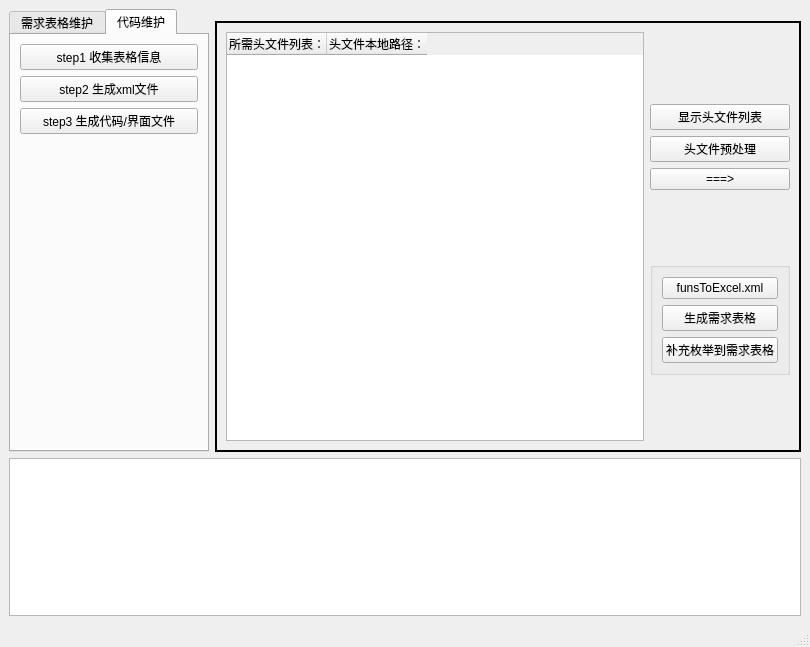
<?xml version="1.0" encoding="UTF-8"?>
<ui version="4.0">
 <class>MainWindow</class>
 <widget class="QMainWindow" name="MainWindow">
  <property name="geometry">
   <rect>
    <x>0</x>
    <y>0</y>
    <width>810</width>
    <height>647</height>
   </rect>
  </property>
  <property name="windowTitle">
   <string>MainWindow</string>
  </property>
  <widget class="QWidget" name="centralwidget">
   <layout class="QGridLayout" name="gridLayout_15">
    <item row="0" column="0" rowspan="3">
     <widget class="QTabWidget" name="opstype_qtw">
      <property name="minimumSize">
       <size>
        <width>200</width>
        <height>0</height>
       </size>
      </property>
      <property name="maximumSize">
       <size>
        <width>250</width>
        <height>16777215</height>
       </size>
      </property>
      <property name="currentIndex">
       <number>1</number>
      </property>
      <widget class="QWidget" name="tab">
       <attribute name="title">
        <string>需求表格维护</string>
       </attribute>
       <layout class="QGridLayout" name="gridLayout_11">
        <item row="2" column="0">
         <spacer name="verticalSpacer_7">
          <property name="orientation">
           <enum>Qt::Vertical</enum>
          </property>
          <property name="sizeHint" stdset="0">
           <size>
            <width>20</width>
            <height>371</height>
           </size>
          </property>
         </spacer>
        </item>
        <item row="0" column="0">
         <widget class="QPushButton" name="updateexcel_qpb">
          <property name="text">
           <string>1需求表格更新</string>
          </property>
          <property name="checkable">
           <bool>true</bool>
          </property>
         </widget>
        </item>
        <item row="1" column="0">
         <widget class="QPushButton" name="checkexcel_qpb">
          <property name="text">
           <string>2需求表格检查</string>
          </property>
          <property name="checkable">
           <bool>true</bool>
          </property>
          <property name="checked">
           <bool>false</bool>
          </property>
         </widget>
        </item>
       </layout>
      </widget>
      <widget class="QWidget" name="tab_3">
       <attribute name="title">
        <string>代码维护</string>
       </attribute>
       <layout class="QGridLayout" name="gridLayout_8">
        <item row="0" column="0">
         <layout class="QGridLayout" name="gridLayout_9">
          <item row="3" column="0">
           <widget class="QPushButton" name="step3_qtb">
            <property name="text">
             <string>step3 生成代码/界面文件</string>
            </property>
            <property name="checkable">
             <bool>true</bool>
            </property>
           </widget>
          </item>
          <item row="2" column="0">
           <widget class="QPushButton" name="step2_qtb">
            <property name="enabled">
             <bool>true</bool>
            </property>
            <property name="text">
             <string>step2 生成xml文件</string>
            </property>
            <property name="checkable">
             <bool>true</bool>
            </property>
           </widget>
          </item>
          <item row="1" column="0">
           <widget class="QPushButton" name="step1_qtb">
            <property name="text">
             <string>step1 收集表格信息</string>
            </property>
            <property name="checkable">
             <bool>true</bool>
            </property>
           </widget>
          </item>
         </layout>
        </item>
        <item row="1" column="0">
         <spacer name="verticalSpacer">
          <property name="orientation">
           <enum>Qt::Vertical</enum>
          </property>
          <property name="sizeHint" stdset="0">
           <size>
            <width>17</width>
            <height>172</height>
           </size>
          </property>
         </spacer>
        </item>
       </layout>
      </widget>
     </widget>
    </item>
    <item row="2" column="1" colspan="2">
     <widget class="QStackedWidget" name="stackedWidget">
      <property name="frameShape">
       <enum>QFrame::WinPanel</enum>
      </property>
      <property name="currentIndex">
       <number>4</number>
      </property>
      <widget class="QWidget" name="page_6">
       <layout class="QGridLayout" name="gridLayout_17">
        <item row="0" column="0">
         <widget class="QTextEdit" name="textEdit">
          <property name="html">
           <string>&lt;!DOCTYPE HTML PUBLIC &quot;-//W3C//DTD HTML 4.0//EN&quot; &quot;http://www.w3.org/TR/REC-html40/strict.dtd&quot;&gt;
&lt;html&gt;&lt;head&gt;&lt;meta name=&quot;qrichtext&quot; content=&quot;1&quot; /&gt;&lt;style type=&quot;text/css&quot;&gt;
p, li { white-space: pre-wrap; }
&lt;/style&gt;&lt;/head&gt;&lt;body style=&quot; font-family:'SimSun'; font-size:9pt; font-weight:400; font-style:normal;&quot;&gt;
&lt;p style=&quot; margin-top:0px; margin-bottom:0px; margin-left:0px; margin-right:0px; -qt-block-indent:0; text-indent:0px;&quot;&gt;&lt;span style=&quot; font-size:14pt;&quot;&gt;需求表格维护导航页面：&lt;/span&gt;&lt;/p&gt;
&lt;p style=&quot; margin-top:0px; margin-bottom:0px; margin-left:0px; margin-right:0px; -qt-block-indent:0; text-indent:0px;&quot;&gt;&lt;span style=&quot; font-size:14pt;&quot;&gt;需求表格更新：&lt;/span&gt;&lt;/p&gt;
&lt;p style=&quot; margin-top:0px; margin-bottom:0px; margin-left:0px; margin-right:0px; -qt-block-indent:0; text-indent:0px;&quot;&gt;&lt;span style=&quot; font-size:14pt;&quot;&gt; 适用于第一次开发VTXX页面时，创建需求表格。&lt;/span&gt;&lt;/p&gt;
&lt;p style=&quot; margin-top:0px; margin-bottom:0px; margin-left:0px; margin-right:0px; -qt-block-indent:0; text-indent:0px;&quot;&gt;&lt;span style=&quot; font-size:14pt;&quot;&gt; 当有接口变更时，用于需求表格更新。&lt;/span&gt;&lt;/p&gt;
&lt;p style=&quot;-qt-paragraph-type:empty; margin-top:0px; margin-bottom:0px; margin-left:0px; margin-right:0px; -qt-block-indent:0; text-indent:0px; font-size:14pt;&quot;&gt;&lt;br /&gt;&lt;/p&gt;
&lt;p style=&quot; margin-top:0px; margin-bottom:0px; margin-left:0px; margin-right:0px; -qt-block-indent:0; text-indent:0px;&quot;&gt;&lt;span style=&quot; font-size:14pt;&quot;&gt;需求表格检查：&lt;/span&gt;&lt;/p&gt;
&lt;p style=&quot; margin-top:0px; margin-bottom:0px; margin-left:0px; margin-right:0px; -qt-block-indent:0; text-indent:0px;&quot;&gt;&lt;span style=&quot; font-size:14pt;&quot;&gt; 每次需求表格制作或更新完成时，对其格式进行检查。&lt;/span&gt;&lt;/p&gt;
&lt;p style=&quot;-qt-paragraph-type:empty; margin-top:0px; margin-bottom:0px; margin-left:0px; margin-right:0px; -qt-block-indent:0; text-indent:0px; font-size:14pt;&quot;&gt;&lt;br /&gt;&lt;/p&gt;
&lt;p style=&quot; margin-top:0px; margin-bottom:0px; margin-left:0px; margin-right:0px; -qt-block-indent:0; text-indent:0px;&quot;&gt;&lt;span style=&quot; font-size:14pt;&quot;&gt;代码维护导航页面：&lt;/span&gt;&lt;/p&gt;
&lt;p style=&quot; margin-top:0px; margin-bottom:0px; margin-left:0px; margin-right:0px; -qt-block-indent:0; text-indent:0px;&quot;&gt;&lt;span style=&quot; font-size:14pt;&quot;&gt; 适用于需求表格已经修改正确前提下，用来生成代码和界面文件的输入条件。&lt;/span&gt;&lt;/p&gt;&lt;/body&gt;&lt;/html&gt;</string>
          </property>
         </widget>
        </item>
       </layout>
      </widget>
      <widget class="QWidget" name="page_4">
       <layout class="QGridLayout" name="gridLayout_6">
        <item row="0" column="0" colspan="2">
         <layout class="QHBoxLayout" name="horizontalLayout">
          <item>
           <widget class="QLabel" name="label_5">
            <property name="text">
             <string>开发人员姓名</string>
            </property>
           </widget>
          </item>
          <item>
           <spacer name="horizontalSpacer_17">
            <property name="orientation">
             <enum>Qt::Horizontal</enum>
            </property>
            <property name="sizeHint" stdset="0">
             <size>
              <width>40</width>
              <height>20</height>
             </size>
            </property>
           </spacer>
          </item>
         </layout>
        </item>
        <item row="0" column="2" colspan="3">
         <widget class="QLineEdit" name="development_engineer_qle"/>
        </item>
        <item row="0" column="5" colspan="2">
         <layout class="QHBoxLayout" name="horizontalLayout_2">
          <item>
           <widget class="QLabel" name="label_6">
            <property name="text">
             <string>测试人员姓名</string>
            </property>
           </widget>
          </item>
          <item>
           <spacer name="horizontalSpacer_18">
            <property name="orientation">
             <enum>Qt::Horizontal</enum>
            </property>
            <property name="sizeHint" stdset="0">
             <size>
              <width>40</width>
              <height>20</height>
             </size>
            </property>
           </spacer>
          </item>
         </layout>
        </item>
        <item row="0" column="7">
         <widget class="QLineEdit" name="test_engineer_qle"/>
        </item>
        <item row="3" column="3" rowspan="2" colspan="3">
         <layout class="QFormLayout" name="formLayout">
          <property name="fieldGrowthPolicy">
           <enum>QFormLayout::AllNonFixedFieldsGrow</enum>
          </property>
          <item row="2" column="0" colspan="2">
           <widget class="QLineEdit" name="addPageName_qle">
            <property name="minimumSize">
             <size>
              <width>85</width>
              <height>0</height>
             </size>
            </property>
           </widget>
          </item>
          <item row="3" column="0" colspan="2">
           <widget class="QPushButton" name="addOtherPage_qpb">
            <property name="text">
             <string>Add Page&gt;&gt;&gt;</string>
            </property>
           </widget>
          </item>
          <item row="4" column="0" colspan="2">
           <spacer name="verticalSpacer_2">
            <property name="orientation">
             <enum>Qt::Vertical</enum>
            </property>
            <property name="sizeHint" stdset="0">
             <size>
              <width>20</width>
              <height>40</height>
             </size>
            </property>
           </spacer>
          </item>
          <item row="5" column="0" colspan="2">
           <widget class="QToolButton" name="importToTreeWidegt_qpb">
            <property name="sizePolicy">
             <sizepolicy hsizetype="Minimum" vsizetype="Fixed">
              <horstretch>0</horstretch>
              <verstretch>0</verstretch>
             </sizepolicy>
            </property>
            <property name="minimumSize">
             <size>
              <width>85</width>
              <height>0</height>
             </size>
            </property>
            <property name="text">
             <string>&gt;&gt;&gt;</string>
            </property>
           </widget>
          </item>
          <item row="6" column="0" colspan="2">
           <widget class="QToolButton" name="deleteFromTreeWidegt_qpb">
            <property name="sizePolicy">
             <sizepolicy hsizetype="Minimum" vsizetype="Fixed">
              <horstretch>0</horstretch>
              <verstretch>0</verstretch>
             </sizepolicy>
            </property>
            <property name="minimumSize">
             <size>
              <width>85</width>
              <height>0</height>
             </size>
            </property>
            <property name="text">
             <string>&lt;&lt;&lt;</string>
            </property>
           </widget>
          </item>
          <item row="7" column="0" colspan="2">
           <spacer name="verticalSpacer_4">
            <property name="orientation">
             <enum>Qt::Vertical</enum>
            </property>
            <property name="sizeHint" stdset="0">
             <size>
              <width>20</width>
              <height>40</height>
             </size>
            </property>
           </spacer>
          </item>
          <item row="1" column="0" colspan="2">
           <widget class="QPushButton" name="parseheaderfile_qpb">
            <property name="text">
             <string>获取接口列表</string>
            </property>
           </widget>
          </item>
          <item row="8" column="0" colspan="2">
           <widget class="QPushButton" name="update_excelinfo_qpb">
            <property name="text">
             <string>确定</string>
            </property>
           </widget>
          </item>
          <item row="0" column="0" colspan="2">
           <spacer name="verticalSpacer_3">
            <property name="orientation">
             <enum>Qt::Vertical</enum>
            </property>
            <property name="sizeHint" stdset="0">
             <size>
              <width>20</width>
              <height>40</height>
             </size>
            </property>
           </spacer>
          </item>
         </layout>
        </item>
        <item row="3" column="0" rowspan="2" colspan="3">
         <layout class="QVBoxLayout" name="verticalLayout">
          <item>
           <widget class="QLineEdit" name="lineEdit_4">
            <property name="enabled">
             <bool>false</bool>
            </property>
            <property name="text">
             <string>需求表格中的接口列表如下：</string>
            </property>
           </widget>
          </item>
          <item>
           <widget class="QListWidget" name="funs_qlw"/>
          </item>
         </layout>
        </item>
        <item row="2" column="7">
         <widget class="QPushButton" name="copyexcelmodel_qtb">
          <property name="text">
           <string>拷贝需求表格模板</string>
          </property>
         </widget>
        </item>
        <item row="2" column="0" colspan="7">
         <spacer name="horizontalSpacer_16">
          <property name="orientation">
           <enum>Qt::Horizontal</enum>
          </property>
          <property name="sizeHint" stdset="0">
           <size>
            <width>40</width>
            <height>20</height>
           </size>
          </property>
         </spacer>
        </item>
        <item row="3" column="6" rowspan="2" colspan="2">
         <layout class="QVBoxLayout" name="verticalLayout_2">
          <item>
           <widget class="QLineEdit" name="lineEdit_5">
            <property name="enabled">
             <bool>false</bool>
            </property>
            <property name="text">
             <string>接口在界面布局信息如下：</string>
            </property>
           </widget>
          </item>
          <item>
           <widget class="QTreeWidget" name="funs_treeWidget">
            <column>
             <property name="text">
              <string notr="true">1</string>
             </property>
            </column>
           </widget>
          </item>
         </layout>
        </item>
       </layout>
      </widget>
      <widget class="QWidget" name="page_9">
       <layout class="QGridLayout" name="gridLayout_10">
        <item row="0" column="0">
         <widget class="QLineEdit" name="lineEdit_3">
          <property name="enabled">
           <bool>false</bool>
          </property>
          <property name="text">
           <string>请选择需要检查的需求表格路径：</string>
          </property>
         </widget>
        </item>
        <item row="1" column="0">
         <widget class="QLineEdit" name="xlsfileName_qle"/>
        </item>
        <item row="1" column="1">
         <widget class="QPushButton" name="filebtn_1">
          <property name="minimumSize">
           <size>
            <width>70</width>
            <height>0</height>
           </size>
          </property>
          <property name="text">
           <string>选择</string>
          </property>
         </widget>
        </item>
        <item row="4" column="0" colspan="3">
         <widget class="QTabWidget" name="tabWidget_xuqiu_qtw">
          <property name="currentIndex">
           <number>0</number>
          </property>
          <widget class="QWidget" name="tab_1">
           <attribute name="title">
            <string>需求表格检查结果</string>
           </attribute>
           <layout class="QGridLayout" name="gridLayout_12">
            <item row="1" column="0" colspan="2">
             <widget class="QTextEdit" name="resultOutput_qte">
              <property name="html">
               <string>&lt;!DOCTYPE HTML PUBLIC &quot;-//W3C//DTD HTML 4.0//EN&quot; &quot;http://www.w3.org/TR/REC-html40/strict.dtd&quot;&gt;
&lt;html&gt;&lt;head&gt;&lt;meta name=&quot;qrichtext&quot; content=&quot;1&quot; /&gt;&lt;style type=&quot;text/css&quot;&gt;
p, li { white-space: pre-wrap; }
&lt;/style&gt;&lt;/head&gt;&lt;body style=&quot; font-family:'SimSun'; font-size:9pt; font-weight:400; font-style:normal;&quot;&gt;
&lt;p style=&quot;-qt-paragraph-type:empty; margin-top:0px; margin-bottom:0px; margin-left:0px; margin-right:0px; -qt-block-indent:0; text-indent:0px;&quot;&gt;&lt;br /&gt;&lt;/p&gt;&lt;/body&gt;&lt;/html&gt;</string>
              </property>
             </widget>
            </item>
           </layout>
          </widget>
          <widget class="QWidget" name="tab_2">
           <attribute name="title">
            <string>需求表格规范约定</string>
           </attribute>
           <layout class="QGridLayout" name="gridLayout_2">
            <item row="0" column="0">
             <widget class="QTextEdit" name="requirement_rule_qte">
              <property name="html">
               <string>&lt;!DOCTYPE HTML PUBLIC &quot;-//W3C//DTD HTML 4.0//EN&quot; &quot;http://www.w3.org/TR/REC-html40/strict.dtd&quot;&gt;
&lt;html&gt;&lt;head&gt;&lt;meta name=&quot;qrichtext&quot; content=&quot;1&quot; /&gt;&lt;style type=&quot;text/css&quot;&gt;
p, li { white-space: pre-wrap; }
&lt;/style&gt;&lt;/head&gt;&lt;body style=&quot; font-family:'SimSun'; font-size:9pt; font-weight:400; font-style:normal;&quot;&gt;
&lt;p style=&quot; margin-top:0px; margin-bottom:0px; margin-left:0px; margin-right:0px; -qt-block-indent:0; text-indent:0px;&quot;&gt;&lt;span style=&quot; color:#0b0b0b;&quot;&gt;关于单位：&lt;/span&gt;&lt;/p&gt;
&lt;p style=&quot; margin-top:0px; margin-bottom:0px; margin-left:0px; margin-right:0px; -qt-block-indent:0; text-indent:0px;&quot;&gt;&lt;span style=&quot; font-family:'Courier New'; font-style:italic; color:#0b0b0b;&quot;&gt; 1、&lt;/span&gt;&lt;span style=&quot; color:#0b0b0b;&quot;&gt;参数如果没有单位，填写none,防止有单位的参数漏填&lt;/span&gt;&lt;/p&gt;
&lt;p style=&quot; margin-top:0px; margin-bottom:0px; margin-left:0px; margin-right:0px; -qt-block-indent:0; text-indent:0px;&quot;&gt;&lt;span style=&quot; color:#0b0b0b;&quot;&gt; 2、有单位，判断是否是国际单位。&lt;/span&gt;&lt;/p&gt;
&lt;p style=&quot; margin-top:0px; margin-bottom:0px; margin-left:0px; margin-right:0px; -qt-block-indent:0; text-indent:0px;&quot;&gt;&lt;span style=&quot; color:#0b0b0b;&quot;&gt;关于数据类型：&lt;/span&gt;&lt;/p&gt;
&lt;p style=&quot; margin-top:0px; margin-bottom:0px; margin-left:0px; margin-right:0px; -qt-block-indent:0; text-indent:0px;&quot;&gt;&lt;span style=&quot; color:#0b0b0b;&quot;&gt; 1、使用SMEE内置单位，SMEE_BOOL,SMEE_FLOAT,SMEE_DOUBLE,...&lt;/span&gt;&lt;/p&gt;
&lt;p style=&quot; margin-top:0px; margin-bottom:0px; margin-left:0px; margin-right:0px; -qt-block-indent:0; text-indent:0px;&quot;&gt;&lt;span style=&quot; color:#0b0b0b;&quot;&gt;关于精度、步长、默认值：&lt;/span&gt;&lt;/p&gt;
&lt;p style=&quot; margin-top:0px; margin-bottom:0px; margin-left:0px; margin-right:0px; -qt-block-indent:0; text-indent:0px;&quot;&gt;&lt;span style=&quot; color:#0b0b0b;&quot;&gt; 1、如果没有指定，整型为0,浮点型为6，其他补none.&lt;/span&gt;&lt;/p&gt;
&lt;p style=&quot; margin-top:0px; margin-bottom:0px; margin-left:0px; margin-right:0px; -qt-block-indent:0; text-indent:0px;&quot;&gt;&lt;span style=&quot; color:#0b0b0b;&quot;&gt; 2、输入参数，有范围，整形为1，其他根据精度确定。&lt;/span&gt;&lt;/p&gt;
&lt;p style=&quot; margin-top:0px; margin-bottom:0px; margin-left:0px; margin-right:0px; -qt-block-indent:0; text-indent:0px;&quot;&gt;&lt;span style=&quot; color:#0b0b0b;&quot;&gt; 3、输出参数，默认值一律填none。&lt;/span&gt;&lt;/p&gt;
&lt;p style=&quot; margin-top:0px; margin-bottom:0px; margin-left:0px; margin-right:0px; -qt-block-indent:0; text-indent:0px;&quot;&gt;&lt;span style=&quot; color:#0b0b0b;&quot;&gt; 4、输入参数，有参数范围的，按实际需求填写。没有要求的，一律none。&lt;/span&gt;&lt;/p&gt;
&lt;p style=&quot; margin-top:0px; margin-bottom:0px; margin-left:0px; margin-right:0px; -qt-block-indent:0; text-indent:0px;&quot;&gt;&lt;span style=&quot; color:#0b0b0b;&quot;&gt; 5、默认值在参数范围区间内。&lt;/span&gt;&lt;/p&gt;
&lt;p style=&quot; margin-top:0px; margin-bottom:0px; margin-left:0px; margin-right:0px; -qt-block-indent:0; text-indent:0px;&quot;&gt;&lt;span style=&quot; color:#0b0b0b;&quot;&gt;关于参数范围：&lt;/span&gt;&lt;/p&gt;
&lt;p style=&quot; margin-top:0px; margin-bottom:0px; margin-left:0px; margin-right:0px; -qt-block-indent:0; text-indent:0px;&quot;&gt;&lt;span style=&quot; color:#0b0b0b;&quot;&gt; 1、只有输入参数才有范围，没有范围补none。&lt;/span&gt;&lt;/p&gt;
&lt;p style=&quot; margin-top:0px; margin-bottom:0px; margin-left:0px; margin-right:0px; -qt-block-indent:0; text-indent:0px;&quot;&gt;&lt;span style=&quot; color:#0b0b0b;&quot;&gt; 2、输出范围，脚本一律自动补none。&lt;/span&gt;&lt;/p&gt;
&lt;p style=&quot; margin-top:0px; margin-bottom:0px; margin-left:0px; margin-right:0px; -qt-block-indent:0; text-indent:0px;&quot;&gt;&lt;span style=&quot; color:#0b0b0b;&quot;&gt;关于参数标签：&lt;/span&gt;&lt;/p&gt;
&lt;p style=&quot; margin-top:0px; margin-bottom:0px; margin-left:0px; margin-right:0px; -qt-block-indent:0; text-indent:0px;&quot;&gt;&lt;span style=&quot; color:#0b0b0b;&quot;&gt; 1、单词首字母大写，空格隔开，专有名词按实际填写。&lt;/span&gt;&lt;/p&gt;
&lt;p style=&quot; margin-top:0px; margin-bottom:0px; margin-left:0px; margin-right:0px; -qt-block-indent:0; text-indent:0px;&quot;&gt;&lt;span style=&quot; color:#0b0b0b;&quot;&gt;关于表格书写：&lt;/span&gt;&lt;/p&gt;
&lt;p style=&quot; margin-top:0px; margin-bottom:0px; margin-left:0px; margin-right:0px; -qt-block-indent:0; text-indent:0px;&quot;&gt;&lt;span style=&quot; color:#0b0b0b;&quot;&gt; 1、不到最后一行，不能有空行&lt;/span&gt;&lt;/p&gt;
&lt;p style=&quot; margin-top:0px; margin-bottom:0px; margin-left:0px; margin-right:0px; -qt-block-indent:0; text-indent:0px;&quot;&gt;&lt;span style=&quot; color:#0b0b0b;&quot;&gt; 2、接口无参数时同样要保留信息。&lt;/span&gt;&lt;/p&gt;&lt;/body&gt;&lt;/html&gt;</string>
              </property>
             </widget>
            </item>
           </layout>
          </widget>
         </widget>
        </item>
        <item row="2" column="0">
         <spacer name="horizontalSpacer_3">
          <property name="orientation">
           <enum>Qt::Horizontal</enum>
          </property>
          <property name="sizeHint" stdset="0">
           <size>
            <width>556</width>
            <height>20</height>
           </size>
          </property>
         </spacer>
        </item>
        <item row="2" column="1">
         <widget class="QPushButton" name="check_requirement_qpb">
          <property name="minimumSize">
           <size>
            <width>130</width>
            <height>0</height>
           </size>
          </property>
          <property name="maximumSize">
           <size>
            <width>300</width>
            <height>16777215</height>
           </size>
          </property>
          <property name="text">
           <string>检查需求表格规范</string>
          </property>
         </widget>
        </item>
       </layout>
      </widget>
      <widget class="QWidget" name="page_2">
       <layout class="QGridLayout" name="gridLayout_3">
        <item row="0" column="0">
         <widget class="QTabWidget" name="tabWidget">
          <property name="currentIndex">
           <number>0</number>
          </property>
          <widget class="QWidget" name="tab_5">
           <attribute name="title">
            <string>需求表格信息</string>
           </attribute>
           <layout class="QGridLayout" name="gridLayout_13">
            <item row="2" column="2">
             <spacer name="horizontalSpacer_6">
              <property name="orientation">
               <enum>Qt::Horizontal</enum>
              </property>
              <property name="sizeHint" stdset="0">
               <size>
                <width>456</width>
                <height>20</height>
               </size>
              </property>
             </spacer>
            </item>
            <item row="3" column="0" colspan="5">
             <widget class="QLineEdit" name="lineEdit">
              <property name="enabled">
               <bool>false</bool>
              </property>
              <property name="text">
               <string>需求表格信息显示：</string>
              </property>
             </widget>
            </item>
            <item row="2" column="0">
             <spacer name="horizontalSpacer_7">
              <property name="orientation">
               <enum>Qt::Horizontal</enum>
              </property>
              <property name="sizeHint" stdset="0">
               <size>
                <width>40</width>
                <height>20</height>
               </size>
              </property>
             </spacer>
            </item>
            <item row="0" column="4">
             <widget class="QPushButton" name="excelcollect_btn">
              <property name="minimumSize">
               <size>
                <width>120</width>
                <height>0</height>
               </size>
              </property>
              <property name="maximumSize">
               <size>
                <width>120</width>
                <height>16777215</height>
               </size>
              </property>
              <property name="text">
               <string>选择需求表格</string>
              </property>
             </widget>
            </item>
            <item row="0" column="0" colspan="4">
             <widget class="QLineEdit" name="excelcollectPath_qle"/>
            </item>
            <item row="2" column="4">
             <widget class="QPushButton" name="closeExcel_qpb">
              <property name="text">
               <string>补充枚举信息</string>
              </property>
             </widget>
            </item>
            <item row="4" column="0" colspan="5">
             <widget class="QTextEdit" name="resultOutput_qte2"/>
            </item>
            <item row="1" column="4">
             <widget class="QPushButton" name="check_requirement_qpb2">
              <property name="text">
               <string>收集需求表格信息</string>
              </property>
             </widget>
            </item>
           </layout>
          </widget>
         </widget>
        </item>
       </layout>
      </widget>
      <widget class="QWidget" name="page_3">
       <layout class="QGridLayout" name="gridLayout_4">
        <item row="0" column="1">
         <spacer name="verticalSpacer_5">
          <property name="orientation">
           <enum>Qt::Vertical</enum>
          </property>
          <property name="sizeHint" stdset="0">
           <size>
            <width>20</width>
            <height>40</height>
           </size>
          </property>
         </spacer>
        </item>
        <item row="1" column="1">
         <layout class="QVBoxLayout" name="verticalLayout_3">
          <item>
           <widget class="QPushButton" name="displayfunsInfo_qpb">
            <property name="text">
             <string>显示头文件列表</string>
            </property>
           </widget>
          </item>
          <item>
           <widget class="QPushButton" name="headFileProcess_qpb">
            <property name="text">
             <string>头文件预处理</string>
            </property>
           </widget>
          </item>
         </layout>
        </item>
        <item row="2" column="1">
         <widget class="QPushButton" name="changeTocurrent6_qpb">
          <property name="text">
           <string>===&gt;</string>
          </property>
         </widget>
        </item>
        <item row="3" column="1">
         <spacer name="verticalSpacer_10">
          <property name="orientation">
           <enum>Qt::Vertical</enum>
          </property>
          <property name="sizeHint" stdset="0">
           <size>
            <width>20</width>
            <height>40</height>
           </size>
          </property>
         </spacer>
        </item>
        <item row="4" column="1">
         <widget class="QGroupBox" name="groupBox_2">
          <property name="title">
           <string/>
          </property>
          <layout class="QVBoxLayout" name="verticalLayout_4">
           <item>
            <widget class="QPushButton" name="funsToExcelXml_qtb">
             <property name="text">
              <string>funsToExcel.xml</string>
             </property>
            </widget>
           </item>
           <item>
            <widget class="QPushButton" name="createExcelsheet_qpb">
             <property name="text">
              <string>生成需求表格</string>
             </property>
            </widget>
           </item>
           <item>
            <widget class="QPushButton" name="addenum_qpb">
             <property name="text">
              <string>补充枚举到需求表格</string>
             </property>
            </widget>
           </item>
          </layout>
         </widget>
        </item>
        <item row="5" column="1">
         <spacer name="verticalSpacer_8">
          <property name="orientation">
           <enum>Qt::Vertical</enum>
          </property>
          <property name="sizeHint" stdset="0">
           <size>
            <width>20</width>
            <height>40</height>
           </size>
          </property>
         </spacer>
        </item>
        <item row="0" column="0" rowspan="6">
         <widget class="QTableWidget" name="headfilespath_qtb">
          <column>
           <property name="text">
            <string>所需头文件列表：</string>
           </property>
          </column>
          <column>
           <property name="text">
            <string>头文件本地路径：</string>
           </property>
          </column>
         </widget>
        </item>
       </layout>
      </widget>
      <widget class="QWidget" name="page_5">
       <layout class="QGridLayout" name="gridLayout">
        <item row="0" column="0">
         <widget class="QComboBox" name="xmlindex_qcb">
          <item>
           <property name="text">
            <string>10excelFunsForCpp</string>
           </property>
          </item>
          <item>
           <property name="text">
            <string>11excelXmlForUi</string>
           </property>
          </item>
         </widget>
        </item>
        <item row="0" column="1">
         <spacer name="horizontalSpacer_2">
          <property name="orientation">
           <enum>Qt::Horizontal</enum>
          </property>
          <property name="sizeHint" stdset="0">
           <size>
            <width>464</width>
            <height>20</height>
           </size>
          </property>
         </spacer>
        </item>
        <item row="0" column="2">
         <widget class="QPushButton" name="generate_xmlfile_qpb">
          <property name="text">
           <string>生成xml文件</string>
          </property>
         </widget>
        </item>
        <item row="1" column="0" colspan="3">
         <widget class="QTextEdit" name="xmldisplay_qte"/>
        </item>
       </layout>
      </widget>
      <widget class="QWidget" name="page_7">
       <layout class="QGridLayout" name="gridLayout_7">
        <item row="0" column="1">
         <spacer name="verticalSpacer_6">
          <property name="orientation">
           <enum>Qt::Vertical</enum>
          </property>
          <property name="sizeHint" stdset="0">
           <size>
            <width>20</width>
            <height>134</height>
           </size>
          </property>
         </spacer>
        </item>
        <item row="1" column="1">
         <widget class="QPushButton" name="parse_excelFunsXml_qpb">
          <property name="text">
           <string>解析10excelFunsForCpp</string>
          </property>
         </widget>
        </item>
        <item row="2" column="1">
         <widget class="QPushButton" name="generateUniversalvtfile_qpb">
          <property name="text">
           <string>生成通用代码文件</string>
          </property>
         </widget>
        </item>
        <item row="3" column="1">
         <widget class="QPushButton" name="generator_headfiles_qpb">
          <property name="text">
           <string>生成各页面头文件</string>
          </property>
         </widget>
        </item>
        <item row="4" column="1">
         <widget class="QPushButton" name="parse_excelXmlForUi_qpb">
          <property name="text">
           <string>解析11excelXmlForUi</string>
          </property>
         </widget>
        </item>
        <item row="5" column="1">
         <spacer name="verticalSpacer_9">
          <property name="orientation">
           <enum>Qt::Vertical</enum>
          </property>
          <property name="sizeHint" stdset="0">
           <size>
            <width>20</width>
            <height>133</height>
           </size>
          </property>
         </spacer>
        </item>
        <item row="0" column="0" rowspan="6">
         <widget class="QTextEdit" name="cppfiles_qte"/>
        </item>
       </layout>
      </widget>
     </widget>
    </item>
    <item row="3" column="0" colspan="3">
     <widget class="QTextEdit" name="outshow_qte"/>
    </item>
   </layout>
  </widget>
  <widget class="QMenuBar" name="menubar">
   <property name="geometry">
    <rect>
     <x>0</x>
     <y>0</y>
     <width>810</width>
     <height>23</height>
    </rect>
   </property>
  </widget>
  <widget class="QStatusBar" name="statusbar"/>
 </widget>
 <resources/>
 <connections/>
</ui>
